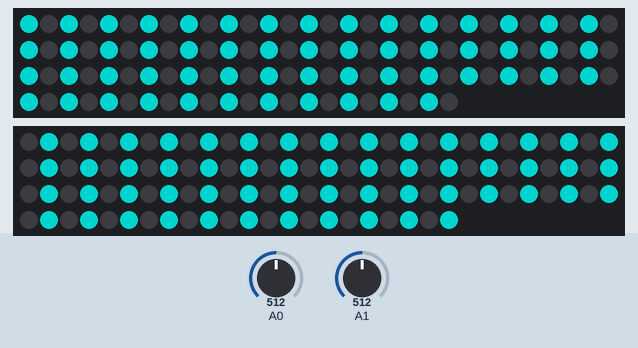
Bench run of a sketch on a simulated Arduino Uno, built with avr-gcc and run on an emulated ATmega328P. On the bench: 2 × 112 RGB LEDs in strip order, left to right, continuing on the next row. The inputs (shaded band) are chosen by the test bench; at power-on: A0 = 512, A1 = 512. Dim RGB values are drawn brighter than linear.

Above: at 1.06 s.
1.3 s: A0 set to 716
At 1.76 s:
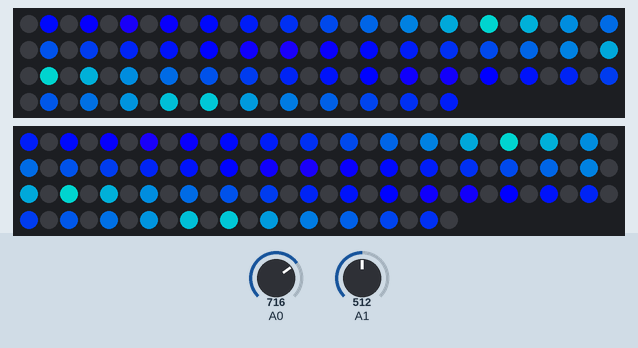
4.0 s: A1 set to 716
At 4.18 s:
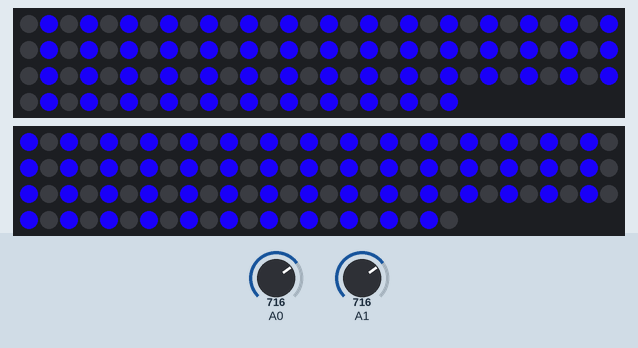
5.8 s: A0 set to 900
At 6.25 s:
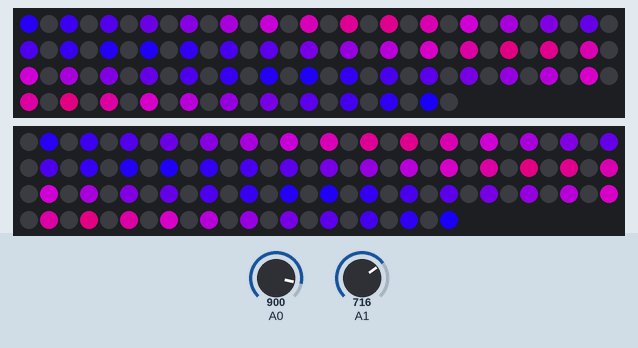
8.5 s: A1 set to 900
At 8.68 s:
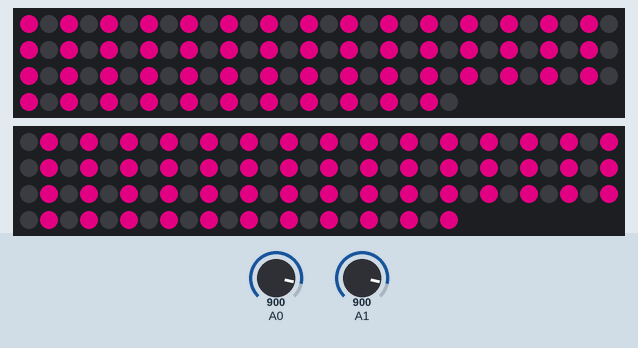
10.3 s: A0 set to 0
At 10.75 s:
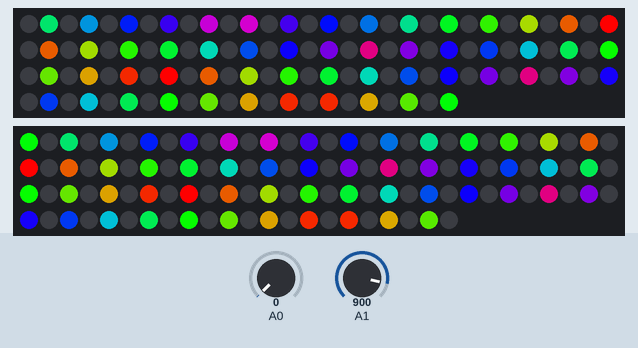
13.0 s: A1 set to 1023
At 13.36 s:
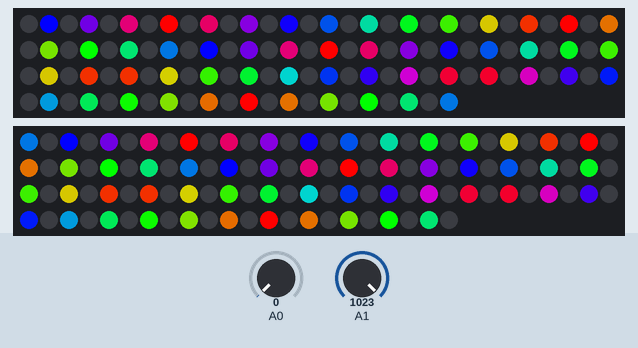

The sketch:

CustomRainbowGradients.ino
```cpp
#include <Adafruit_NeoPixel.h>
#ifdef __AVR__
#include <avr/power.h>
#endif

#define LED_PIN1  5
#define LED_PIN2  6

#define NUMPIXELS 112
#define NUMRAINBOWS 3

Adafruit_NeoPixel pixels1 = Adafruit_NeoPixel(NUMPIXELS, LED_PIN1, NEO_GRB + NEO_KHZ800);
Adafruit_NeoPixel pixels2 = Adafruit_NeoPixel(NUMPIXELS, LED_PIN2, NEO_GRB + NEO_KHZ800);


int LOWERCOLOR = 10;
int UPPERCOLOR = 95;
int shifter1 = 0;
int shifter2 = 1;
bool toggler = 0;
int toggletime = 200;

void setup()
{
  pixels1.begin();
  pixels2.begin();
}

void loop()
{
  LOWERCOLOR = map(analogRead(0), 0, 1023, 0, 255);
  UPPERCOLOR = map(analogRead(1), 0, 1023, 0, 255);

  //makeItRainbow();

  makeGradients();

  makeCheckerboard();

  pixels1.show();
  pixels2.show();
  shifter1++;
  shifter2++;
  shifter1%=NUMPIXELS;
  shifter2%=NUMPIXELS;
}


uint32_t Wheel1(byte WheelPos)
{
  WheelPos = 255 - WheelPos;
  if(WheelPos < 85)
  {
    return pixels1.Color(255 - WheelPos * 3, 0, WheelPos * 3);
  }
  if(WheelPos < 170)
  {
    WheelPos -= 85;
    return pixels1.Color(0, WheelPos * 3, 255 - WheelPos * 3);
  }
  WheelPos -= 170;
  return pixels1.Color(WheelPos * 3, 255 - WheelPos * 3, 0);
}

uint32_t Wheel2(byte WheelPos)
{
  WheelPos = 255 - WheelPos;
  if(WheelPos < 85)
  {
    return pixels2.Color(255 - WheelPos * 3, 0, WheelPos * 3);
  }
  if(WheelPos < 170)
  {
    WheelPos -= 85;
    return pixels2.Color(0, WheelPos * 3, 255 - WheelPos * 3);
  }
  WheelPos -= 170;
  return pixels2.Color(WheelPos * 3, 255 - WheelPos * 3, 0);
}

void makeItRainbow()
{
  for(int i=0;i<NUMPIXELS;i++)
  {
    pixels1.setPixelColor((i+shifter1)%NUMPIXELS, Wheel1(map(i, 0, NUMPIXELS/NUMRAINBOWS, 0, 255)%255));      //Full Rainbow
    pixels2.setPixelColor((i+shifter2)%NUMPIXELS, Wheel2(map(i, 0, NUMPIXELS/NUMRAINBOWS, 0, 255)%255));      //Full Rainbow
  }
}

void makeGradients()
{
  for(int i=0;i<NUMPIXELS;i++)
  {
    if (i%(NUMPIXELS/NUMRAINBOWS) < (NUMPIXELS/NUMRAINBOWS)/2)
    {
      pixels1.setPixelColor((i+shifter1)%NUMPIXELS, Wheel1(map(i%(NUMPIXELS/NUMRAINBOWS), 0, NUMPIXELS/(NUMRAINBOWS*2), LOWERCOLOR, UPPERCOLOR)));
    }
    else
    {
      pixels1.setPixelColor((i+shifter1)%NUMPIXELS, Wheel1(map(i%(NUMPIXELS/NUMRAINBOWS), NUMPIXELS/(NUMRAINBOWS*2), NUMPIXELS/NUMRAINBOWS, UPPERCOLOR, LOWERCOLOR)));
    }

    if (i%(NUMPIXELS/NUMRAINBOWS) < (NUMPIXELS/NUMRAINBOWS)/2)
    {
      pixels2.setPixelColor((i+shifter2)%NUMPIXELS, Wheel2(map(i%(NUMPIXELS/NUMRAINBOWS), 0, NUMPIXELS/(NUMRAINBOWS*2), LOWERCOLOR, UPPERCOLOR)));
    }
    else
    {
      pixels2.setPixelColor((i+shifter2)%NUMPIXELS, Wheel2(map(i%(NUMPIXELS/NUMRAINBOWS), NUMPIXELS/(NUMRAINBOWS*2), NUMPIXELS/NUMRAINBOWS, UPPERCOLOR, LOWERCOLOR)));
    }
  }
}

void makeCheckerboard()
{
  for(int i=0;i<NUMPIXELS;i++)
  {
    if(millis()%toggletime > toggletime/2)
    {
      if ((i%2)+toggler == 0)
      {
      pixels1.setPixelColor(i,0,0,0);
      }
      if ((i%2)+toggler == 1)
      {
        pixels2.setPixelColor(i,0,0,0);
      }
    }
    else
    {
      if ((i%2)+toggler == 1)
      {
        pixels1.setPixelColor(i,0,0,0);
      }
      if ((i%2)+toggler == 0)
      {
        pixels2.setPixelColor(i,0,0,0);
      }
    }
  }
}
```

Measured:
- after the input at 1.3 s, the LEDs: change after 0.30 s (image 1)
- after the input at 4.0 s, the LEDs: first change after 0.06 s (image 2 shows a later state)
- after the input at 5.8 s, the LEDs: change after 0.30 s (image 3)
- after the input at 8.5 s, the LEDs: first change after 0.05 s (image 4 shows a later state)
- after the input at 10.3 s, the LEDs: change after 0.29 s (image 5)
